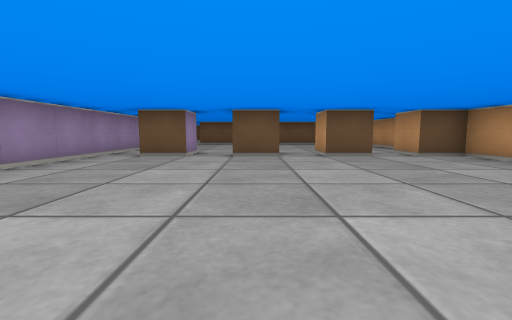
[1] (above)

18 first-person views from a walk through a cub3D level. The camera is about half as high as the walls, tilts 6° down and sees 90° across. The floor is counted in squares. Each view is taken from the middle of a square. On the plan, view 1 faces up. The plan holds only what a view shows up to about 9 squares ahead; the rest is blank.

[2]
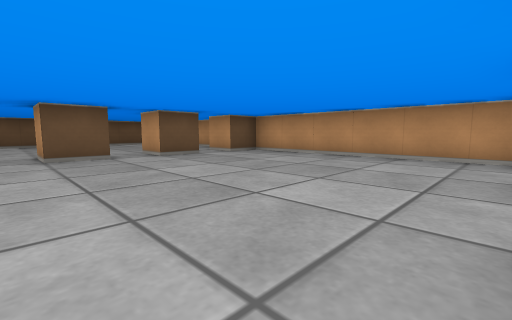

[3]
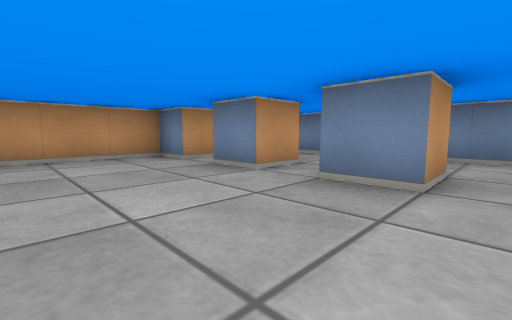

[4]
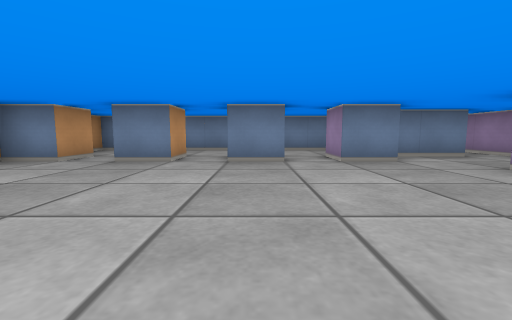

[5]
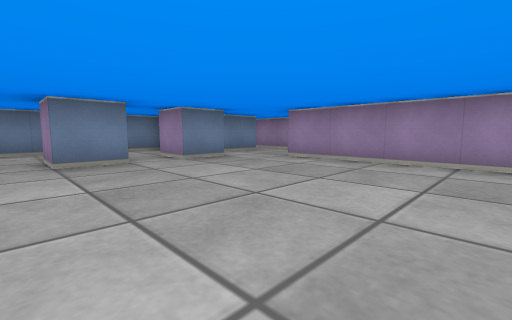

[6]
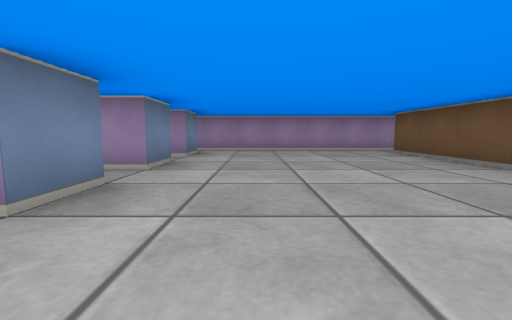

[7]
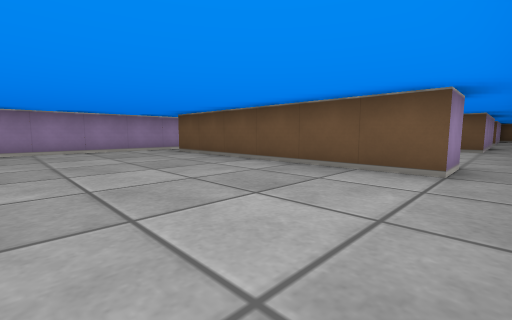

[8]
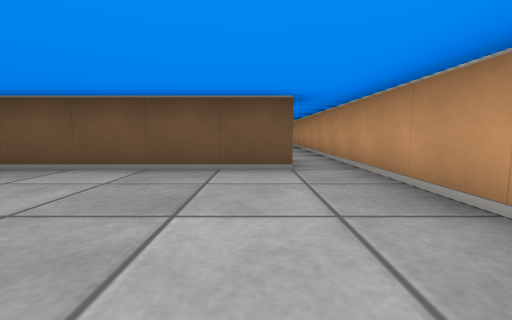

[9]
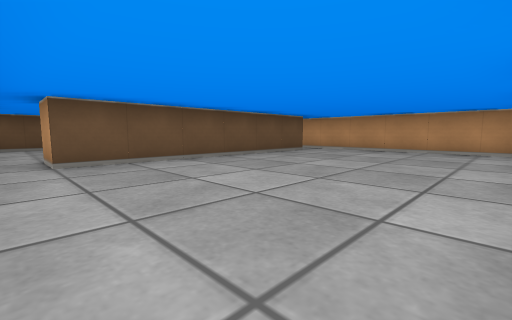

[10]
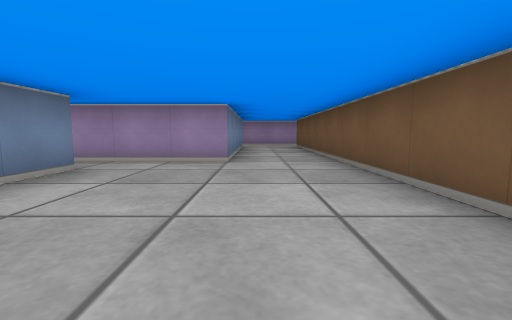

[11]
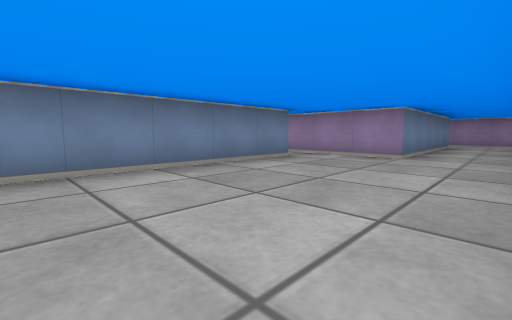

[12]
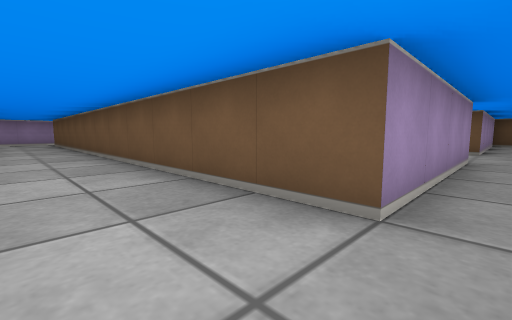

[13]
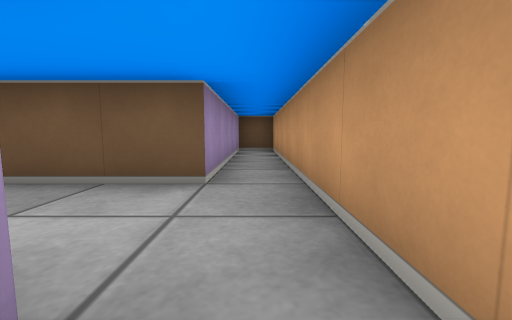

[14]
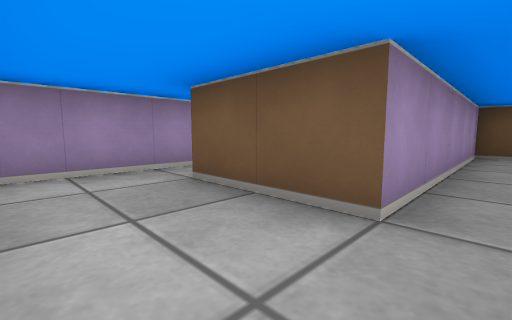

[15]
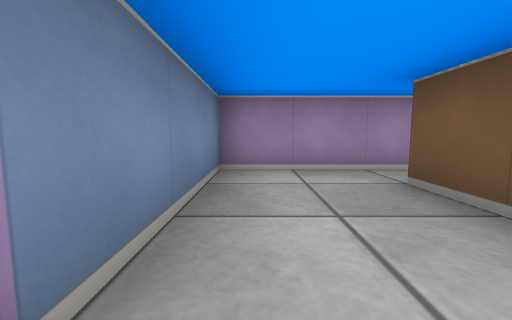

[16]
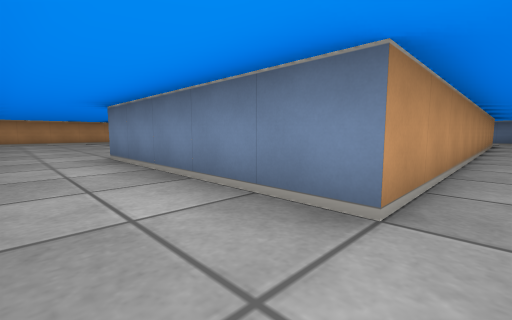

[17]
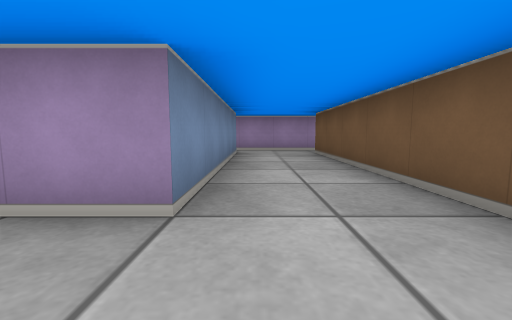

[18]
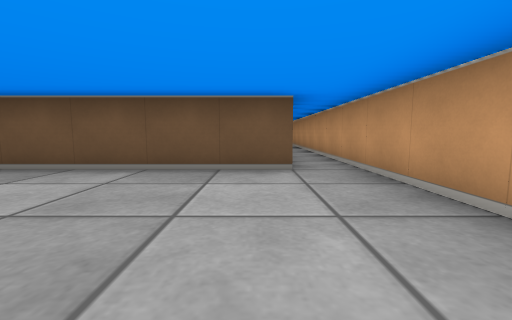

### Floor plan
Ten units are one square. View 1 is at (0, 0); x grows to the right and y downward. Boxes are objects, and circles mark ways between rooms. Rooms are numbered by the first view taken in them; rooms with no view inside come last. Other rooms are left out.
<svg viewBox="-100 -280 150 320">
<path fill="none" stroke="#000" d="M6 -55 -5 -55 -5 -65 5 -65 5 -59M26 -55 15 -55 15 -65 25 -65M-25 -65 -15 -65 -15 -55 -25 -55M45 -69 45 -116M15 15 15 5 25 5M-26 5 -15 5 -15 15M-5 16 -5 5 5 5 5 15M35 15 35 5 45 5 45 -55 35 -55 35 -65M35 -115 -25 -115M-25 35 45 35 45 30M-35 -115 -35 -5M-25 -115 -25 -125 21 -125M35 -125 35 -115M15 -205 35 -205 35 -165 -85 -165M45 -116 45 -275 35 -275 35 -225 15 -225M-95 -168 -95 -144M-85 -38 -85 -145 -35 -145 -35 -115"/>
<circle cx="-30" cy="-120" r="3" fill="#2a7"/>
<circle cx="40" cy="-120" r="3" fill="#2a7"/>
<text x="10" y="-40">1</text>
<text x="-20" y="-150">2</text>
</svg>
Room 1 opens to room 2.

Where each view was taken, in squares from view 1:
view 1: 0 up, 0 right, facing up
view 2: 0 up, 1 left, facing up-right
view 3: 2 up, 1 left, facing down-right
view 4: 4 up, 0 right, facing down
view 5: 4 up, 1 right, facing down-left
view 6: 8 up, 4 right, facing left
view 7: 8 up, 4 right, facing up-left
view 8: 8 up, 3 right, facing up
view 9: 7 up, 3 left, facing up-right
view 10: 15 up, 1 right, facing left
view 11: 16 up, 2 right, facing down-left
view 12: 15 up, 4 right, facing up-left
view 13: 20 up, 4 right, facing up
view 14: 21 up, 4 right, facing up-left
view 15: 21 up, 4 right, facing left
view 16: 16 up, 9 left, facing down-right
view 17: 15 up, 2 left, facing left
view 18: 13 up, 3 right, facing up
